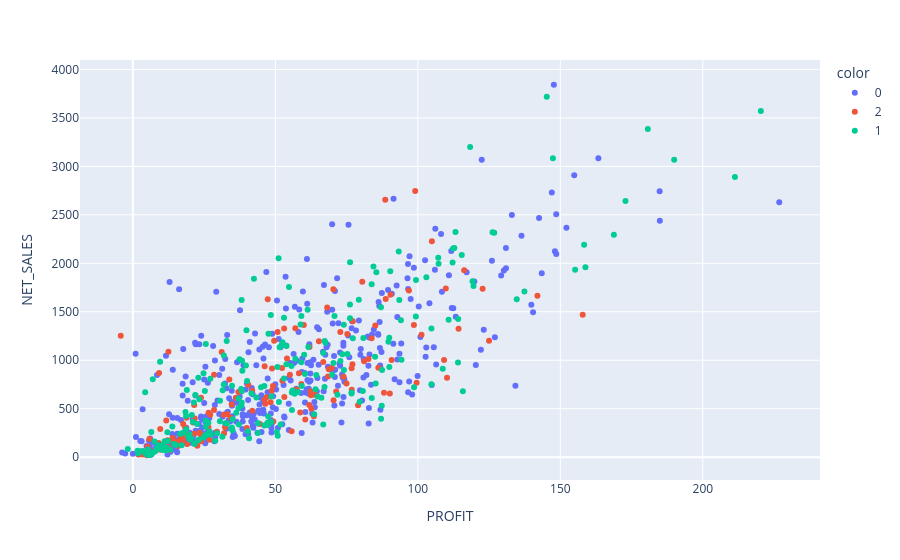

Notebook code for this chart:
### Code cell
px.scatter(
    df_clustering,
    x='PROFIT',
    y='NET_SALES',
    color=df_clustering['CLUSTER'].astype(str)
)

### Figure 1 — Plotly figure (JSON) as saved in the notebook; plotly's stock layout.template omitted (floating-point values rounded to 4 significant figures; data arrays with more than 128 entries replaced by an {"elided": "..."} marker saying what was removed)
{"data": [{"hovertemplate": "color=0<br>PROFIT=%{x}<br>NET_SALES=%{y}<extra></extra>", "legendgroup": "0", "marker": {"color": "#636efa", "symbol": "circle"}, "mode": "markers", "name": "0", "orientation": "v", "showlegend": true, "type": "scatter", "x": {"elided": "395 float values"}, "xaxis": "x", "y": {"elided": "395 float values"}, "yaxis": "y"}, {"hovertemplate": "color=2<br>PROFIT=%{x}<br>NET_SALES=%{y}<extra></extra>", "legendgroup": "2", "marker": {"color": "#EF553B", "symbol": "circle"}, "mode": "markers", "name": "2", "orientation": "v", "showlegend": true, "type": "scatter", "x": {"elided": "146 float values"}, "xaxis": "x", "y": {"elided": "146 float values"}, "yaxis": "y"}, {"hovertemplate": "color=1<br>PROFIT=%{x}<br>NET_SALES=%{y}<extra></extra>", "legendgroup": "1", "marker": {"color": "#00cc96", "symbol": "circle"}, "mode": "markers", "name": "1", "orientation": "v", "showlegend": true, "type": "scatter", "x": {"elided": "229 float values"}, "xaxis": "x", "y": {"elided": "229 float values"}, "yaxis": "y"}], "layout": {"legend": {"title": {"text": "color"}, "tracegroupgap": 0}, "margin": {"t": 60}, "xaxis": {"anchor": "y", "domain": [0, 1], "title": {"text": "PROFIT"}}, "yaxis": {"anchor": "x", "domain": [0, 1], "title": {"text": "NET_SALES"}}}}
